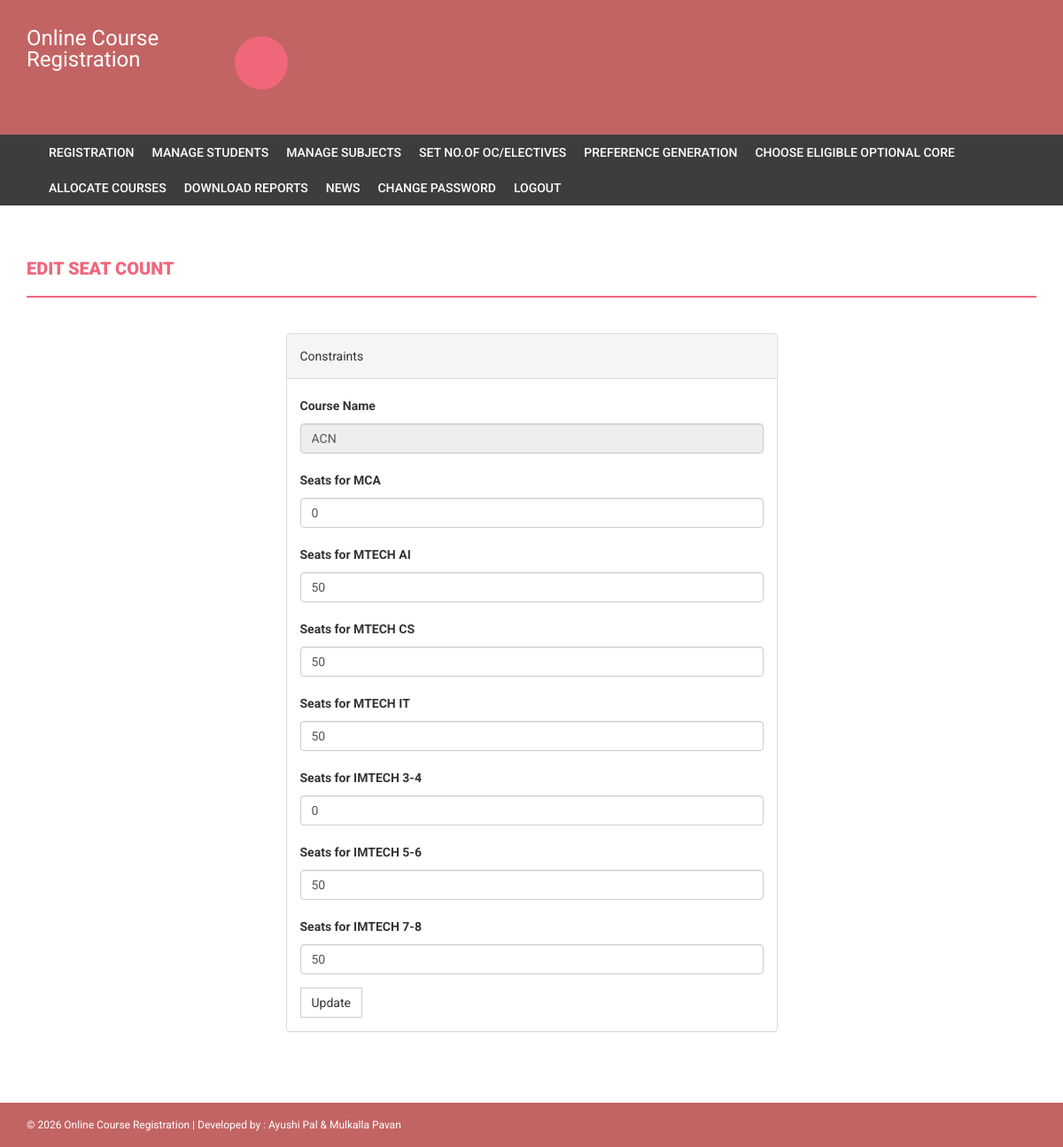
Screenshot of /onlinecourse/admin/edit-constraints.php?courseName=ACN (signed in) with the database file from the repository.
### tables this page shows
CREATE TABLE `course` (
  `course_code` varchar(255) NOT NULL,
  `courseName` varchar(255) DEFAULT NULL,
  `bucket_number` varchar(11) NOT NULL,
  `seats_for_MCA` int(11) DEFAULT NULL,
  `seats_for_MTECH_AI` int(11) DEFAULT NULL,
  `seats_for_MTECH_CS` int(11) DEFAULT NULL,
  `seats_for_MTECH_IT` int(11) DEFAULT NULL,
  `seats_for_IMTECH_3_4` int(11) DEFAULT NULL,
  `seats_for_IMTECH_5_6` int(11) DEFAULT NULL,
  `seats_for_IMTECH_7_8` int(11) DEFAULT NULL,
  `creationDate` timestamp NULL DEFAULT current_timestamp(),
  `updationDate` varchar(255) DEFAULT NULL
);

### onlinecourse/admin/edit-constraints.php (the view, shortened to what this page needs)
<?php
if (strlen($_SESSION['alogin']) == 0) {
    header('location:index.php');
} else {
?>
    <!DOCTYPE html>
    <html xmlns="http://www.w3.org/1999/xhtml">
    <head>
        <link href="../assets/css/bootstrap.css" rel="stylesheet" />
        <link href="../assets/css/font-awesome.css" rel="stylesheet" />
        <link href="../assets/css/style.css" rel="stylesheet" />
    </head>
    <body>
        <?php include('includes/header.php'); ?>
        <?php if ($_SESSION['alogin'] != "") {
            include('includes/menubar.php');
        } ?>
        <div class="content-wrapper">
            <div class="container">
                <div class="row">
                    <div class="col-md-12">
                        <h1 class="page-head-line">Edit Seat Count</h1>
                    </div>
                </div>
                <div class="row">
                    <div class="col-md-3"></div>
                    <div class="col-md-6">
                        <div class="panel panel-default">
                            <div class="panel-heading">
                                Constraints
                            </div>
                            <div class="panel-body">
                                <form name="dept" method="post" enctype="multipart/form-data">
                                    <?php
                                    $courseName = $_GET['courseName'];
                                    $sql = mysqli_query($con, "SELECT * FROM course WHERE courseName='$courseName'");
                                    while ($row = mysqli_fetch_array($sql)) {
                                    ?>
                                        <div class="form-group">
                                            <label for="courseName">Course Name</label>
                                            <input type="text" class="form-control" id="courseName" name="courseName" value="<?php echo htmlentities($row['courseName']); ?>" placeholder="CourseName" readonly />
                                        </div>
                                        <div class="form-group">
                                            <label for="seats_for_MCA">Seats for MCA</label>
                                            <input type="text" class="form-control" id="seats_for_MCA" name="seats_for_MCA" value="<?php echo htmlentities($row['seats_for_MCA']); ?>" />
                                        </div>
                                        <div class="form-group">
                                            <label for="seats_for_MTECH_AI">Seats for MTECH AI</label>
                                            <input type="text" class="form-control" id="seats_for_MTECH_AI" name="seats_for_MTECH_AI" value="<?php echo htmlentities($row['seats_for_MTECH_AI']); ?>" />
                                        </div>
                                        <div class="form-group">
                                            <label for="seats_for_MTECH_CS">Seats for MTECH CS</label>
                                            <input type="text" class="form-control" id="seats_for_MTECH_CS" name="seats_for_MTECH_CS" value="<?php echo htmlentities($row['seats_for_MTECH_CS']); ?>" />
                                        </div>
                                        <div class="form-group">
                                            <label for="seats_for_MTECH_IT">Seats for MTECH IT</label>
                                            <input type="text" class="form-control" id="seats_for_MTECH_IT" name="seats_for_MTECH_IT" value="<?php echo htmlentities($row['seats_for_MTECH_IT']); ?>" />
                                        </div>
                                        <div class="form-group">
                                            <label for="seats_for_IMTECH_3_4">Seats for IMTECH 3-4</label>
                                            <input type="text" class="form-control" id="seats_for_IMTECH_3_4" name="seats_for_IMTECH_3_4" value="<?php echo htmlentities($row['seats_for_IMTECH_3_4']); ?>" />
                                        </div>
                                        <div class="form-group">
                                            <label for="seats_for_IMTECH_5_6">Seats for IMTECH 5-6</label>
                                            <input type="text" class="form-control" id="seats_for_IMTECH_5_6" name="seats_for_IMTECH_5_6" value="<?php echo htmlentities($row['seats_for_IMTECH_5_6']); ?>" />
                                        </div>
                                        <div class="form-group">
                                            <label for="seats_for_IMTECH_7_8">Seats for IMTECH 7-8</label>
                                            <input type="text" class="form-control" id="seats_for_IMTECH_7_8" name="seats_for_IMTECH_7_8" value="<?php echo htmlentities($row['seats_for_IMTECH_7_8']); ?>" />
                                        </div>
                                    <?php } ?>
                                    <button type="submit" name="submit" id="submit" class="btn btn-default">Update</button>
                                </form>
                            </div>
                        </div>
                    </div>
                </div>
            </div>
        </div>
        <?php include('includes/footer.php'); ?>
    </body>
    </html>
<?php } ?>

### onlinecourse/assets/css/style.css (style rules this page uses)
body { font-family: 'Roboto', sans-serif; line-height: 30px; }
.content-wrapper { margin-top: 40px; min-height: 600px; padding-bottom: 60px; }
.page-head-line { font-weight: 900; padding-bottom: 20px; border-bottom: 2px solid #F0677C; text-transform: uppercase; color: #F0677C; font-size: 20px; margin-bottom: 40px; }
.btn { border-radius: 0px; -webkit-border-radius: 0px; -moz-border-radius: 0px; }

### rows the page displays
course: courseName "ACN", seats_for_MCA "0", seats_for_MTECH_AI "50", seats_for_MTECH_CS "50", seats_for_MTECH_IT "50", seats_for_IMTECH_3_4 "0", seats_for_IMTECH_5_6 "50", seats_for_IMTECH_7_8 "50"
